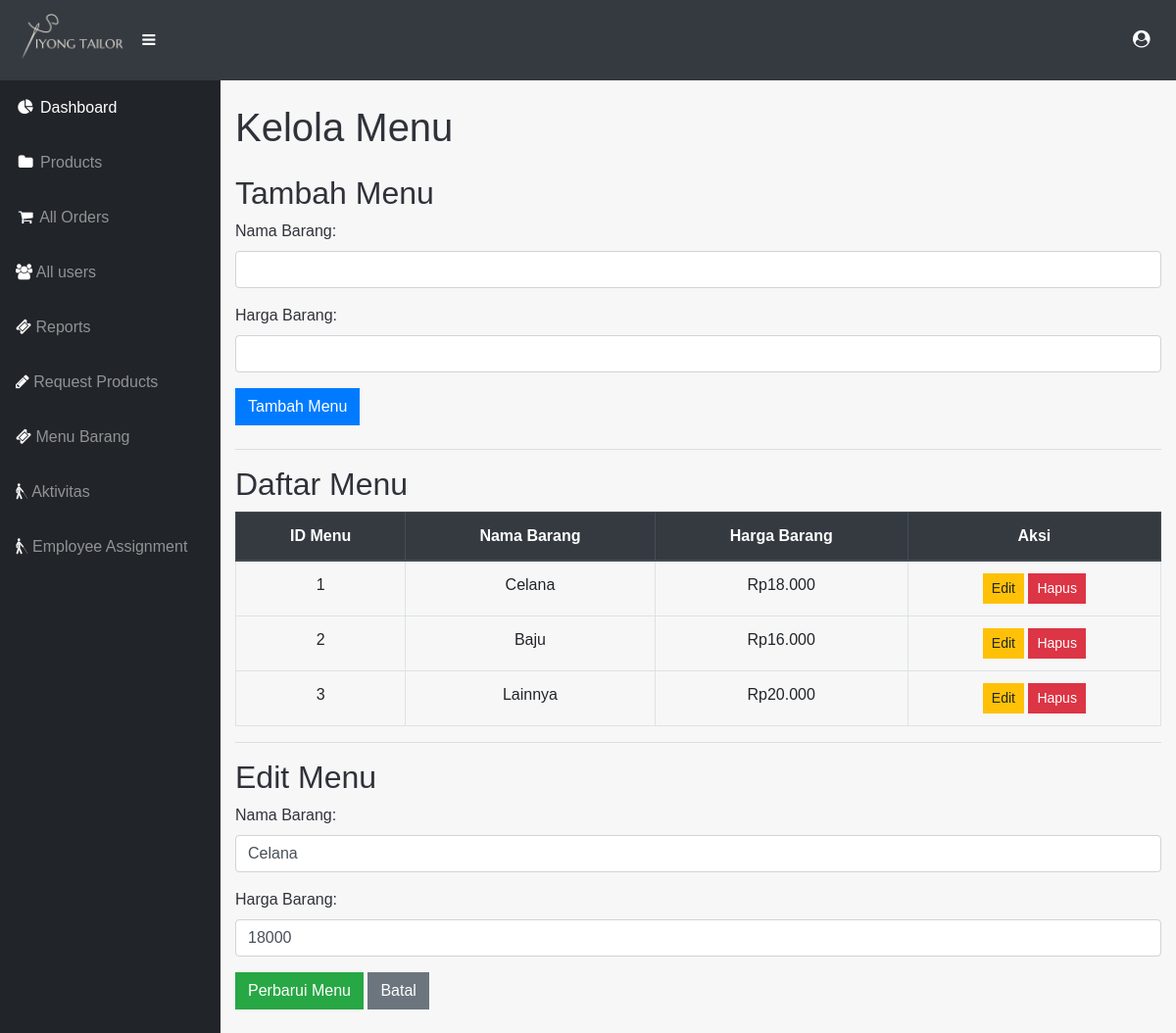
Page /admin/admin_menu.php?edit=1 (signed in) on the committed database.
### tables this page shows
CREATE TABLE `menu` (
  `menu_id` int(11) NOT NULL,
  `nama_barang` varchar(100) DEFAULT NULL,
  `harga_barang` int(11) DEFAULT NULL
);

### admin/admin_menu.php (the view, shortened to what this page needs)
<?php
include './inc/db_connect.php';
include './inc/header.php';
include './inc/sidebar.php';
$user_id = $_SESSION['user_id'];
mysqli_query($conn, "SET @user_id = $user_id");
$menu_query = "SELECT * FROM menu ORDER BY menu_id ASC";
$result = mysqli_query($conn, $menu_query);
?>
<div class="container my-4">
    <h1 class="mb-4">Kelola Menu</h1>
    <h2>Tambah Menu</h2>
    <form action="" method="POST" class="mb-4">
        <div class="form-group">
            <label for="nama_barang">Nama Barang:</label>
            <input type="text" id="nama_barang" name="nama_barang" class="form-control" required>
        </div>
        <div class="form-group">
            <label for="harga_barang">Harga Barang:</label>
            <input type="number" id="harga_barang" name="harga_barang" class="form-control" required>
        </div>
        <button type="submit" name="add_menu" class="btn btn-primary">Tambah Menu</button>
    </form>
    <hr>
    <h2>Daftar Menu</h2>
    <table class="table table-bordered">
        <thead class="thead-dark">
            <tr>
                <th>ID Menu</th>
                <th>Nama Barang</th>
                <th>Harga Barang</th>
                <th>Aksi</th>
            </tr>
        </thead>
        <tbody>
            <?php while ($row = mysqli_fetch_assoc($result)) { ?>
                <tr>
                    <td><?php echo $row['menu_id']; ?></td>
                    <td><?php echo $row['nama_barang']; ?></td>
                    <td>Rp<?php echo number_format($row['harga_barang'], 0, ',', '.'); ?></td>
                    <td>
                        <a href="?edit=<?php echo $row['menu_id']; ?>" class="btn btn-warning btn-sm">Edit</a>
                        <a href="?delete=<?php echo $row['menu_id']; ?>" class="btn btn-danger btn-sm" onclick="return confirm('Hapus menu ini?');">Hapus</a>
                    </td>
                </tr>
            <?php } ?>
        </tbody>
    </table>
    <?php if (isset($_GET['edit'])):
        $edit_id = (int)$_GET['edit'];
        $edit_query = "SELECT * FROM menu WHERE menu_id = $edit_id";
        $edit_result = mysqli_query($conn, $edit_query);
        $menu = mysqli_fetch_assoc($edit_result);
    ?>
        <hr>
        <h2>Edit Menu</h2>
        <form action="" method="POST">
            <div class="form-group">
                <label for="nama_barang">Nama Barang:</label>
                <input type="text" id="nama_barang" name="nama_barang" class="form-control" value="<?php echo $menu['nama_barang']; ?>" required>
            </div>
            <div class="form-group">
                <label for="harga_barang">Harga Barang:</label>
                <input type="number" id="harga_barang" name="harga_barang" class="form-control" value="<?php echo $menu['harga_barang']; ?>" required>
            </div>
            <button type="submit" name="update_menu" class="btn btn-success">Perbarui Menu</button>
            <a href="kelola_menu.php" class="btn btn-secondary">Batal</a>
        </form>
    <?php endif; ?>
</div>

### css/styles.css (style rules this page uses)
body { background-color: #F7F7F7; color:#30323A; font-family: 'Titillium Web', sans-serif; }
a { color: #30323A; outline: none; }
input { outline: #30323A; }
.btn { border-radius: 0; }
a, a img ,.product, div { outline : none !important; }

### rows in the picture
menu: menu_id "1", nama_barang "Celana", harga_barang "18.000", harga_barang "18000"
menu: menu_id "2", nama_barang "Baju", harga_barang "16.000"
menu: menu_id "3", nama_barang "Lainnya", harga_barang "20.000"
